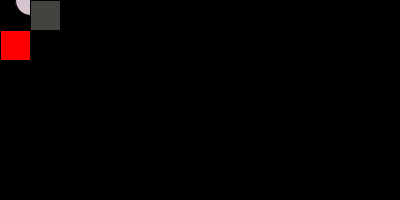
Frame 1 (no input)
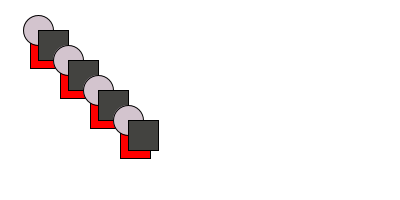
Frame 60 (the mouse pressed at the canvas centre just before this capture)
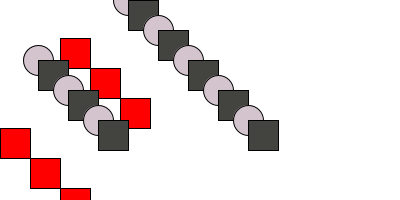
Frame 120 (the mouse held since frame 60 and released just before this capture)

The Processing sketch that drew these frames (run headless with seeded random() and noise(); from frame 60 on, the mouse is pressed at the canvas centre):

// Processing sketch: processing_11568
// ── processing_11568.pde


int counter = 0;
//determina cuatos niveles mas abajo deberan contarse antes de dibujar el otro rect 
int repeat = 5;
//posicion x de rect
int x = 0;
//posicion y de rect
int y = 0;
//ancho de rect
int rectWidth = 30;
//alto de rect
int rectHeight = 30;


void setup(){
 size(400, 200);
background(0); 
frameRate(10);
}

void draw(){
  //usa modulo para crear un loop repetitivo de numeros 
  //cambia repetir para hacer mas filas de rects
  int multNumber = modulo(counter, repeat);
  moveRect(multNumber);
  //dibuja rect
  fill(255,0,0);
  rect(y, x, rectWidth, rectHeight);
  fill(211,196,206);
  ellipse(x, y, rectWidth, rectHeight);
  fill(67,67,64);
  rect(x, y, rectWidth, rectHeight);
 
  //resetea si la linea se queda en el ancho de la pantalla 
    if (x > width){
    resetValues();
  }
  increaseCounter();
}

//funcion que devuelve el modulo de dos numeros 
int modulo(int ctr, int _repeat){
 int m = ctr % _repeat;
 return m; 
}

//mueve el rect a la prox posicion 
void moveRect(int multNumber){ 
   //coloca el siguiente rect justo abajo del ultimo
  y = rectHeight * multNumber;
    //mueve el siguiente rect a la derecha del ultimo rect 
  x += rectWidth; 
}

void increaseCounter(){
   //aumenta contador. Este puede aumentar lo que quiera, y
  //modulo siempre sera un ciclo arriba para repetir el valor 
  counter ++; 
}

void resetValues(){
   background(255);
   x = 8;
   y = 8; 
}
